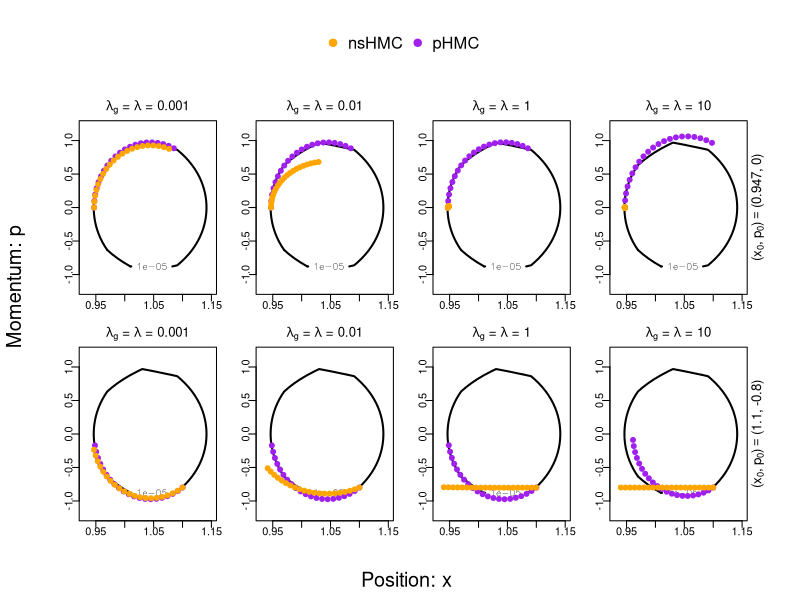
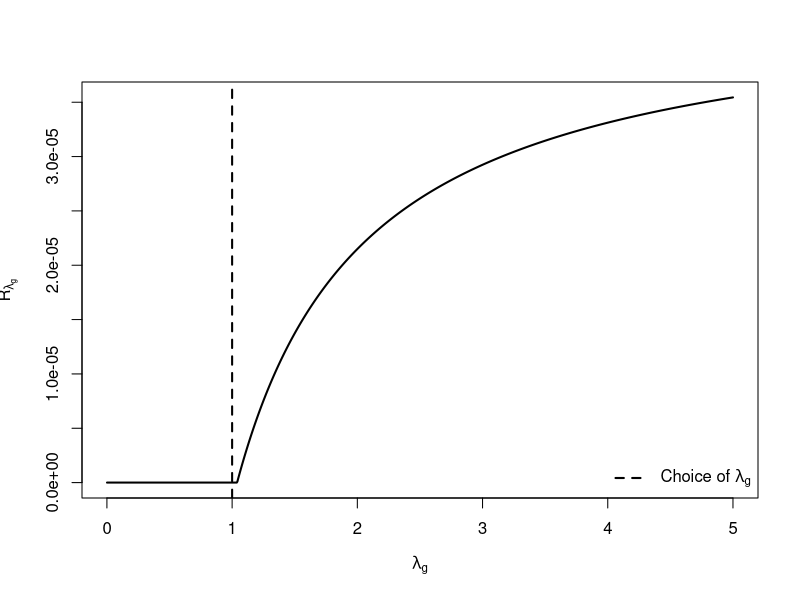

Write R code to recreate these figures, in order.
########################################
# One-dimensional example
########################################
set.seed(1)
n <- 1e2
y <- rnorm(n, mean = 1, sd = .5)
################################

# U(x) = sum(y - x)^2/(2) + |x|
log_target <- function(x)  -sum((y - x)^2)/2 - abs(x)

grad_log_pi_dur <- function(x, lambda)
{
  prox <- sign(x)*pmax(abs(x) - lambda, 0)
  sum(y - x) - (x - prox)/lambda
}

grad_log_pi_px <- function(x, lambda)
{
  foo <- lambda/(1 + n*lambda)
  z <-  (x + lambda*sum(y))/(1 + n*lambda)
  prox <- sign(z)* pmax(abs(z) - foo, 0)
  -(x - prox)/lambda
}
##################################
# Testing

logpi_lam_dur <- function(x, lambda)
{
  prox <- sign(x)*pmax(abs(x) - lambda, 0)
  my <- abs(prox) + (x - prox)^2/(2*lambda)
  
  logpi_lam <- - my -sum((y - x)^2)/2
}

logpi_lam_px <- function(x, lambda)
{
  foo <- lambda/(1 + n*lambda)
  z <-  (x + lambda*n*mean(y))/(1 + n*lambda)
  prox <- sign(z)* pmax(abs(z) - foo, 0)
  
  my <- abs(prox) + (x - prox)^2/(2*lambda) + sum((y - prox)^2)/2
  
  logpi_lam <- - my
}

integrate_f <- function(x){
  sapply(x, function(t) exp(log_target(t)))
}

integrate_dur <- function(x, lambda){
  sapply(x, function(t) exp(logpi_lam_dur(t, lambda = lambda)))
}

integrate_px <- function(x, lambda){
  sapply(x, function(t) exp(logpi_lam_px(t, lambda = lambda)))
}



##################################
# plotting target contour

log_kinetic <- function(p) -p^2/2
log_joint <- function(q, p)
{
  log_target(q) + log_kinetic(p)
}
p_vec <- seq(-3, 3, length = 1e2)
q_vec <- seq(-2, 4, length = 1e2)
z <- matrix(0, nrow = length(q_vec), ncol = length(p_vec))
for(i in 1:length(q_vec))
{
  for(j in 1:length(p_vec))
  {
    z[i,j] <- exp(log_joint(q_vec[i], p_vec[j]))
  }
}

phmc_path <- function(q, p, lambda, eps, L)
{
  store <- matrix(0, nrow = L + 1, ncol = 2)
  q_current <- q
  p_current <- p
  
  store[1, ] <- c(q,p)
  for (j in 2:(L+1))
  {
    # half step
    U_samp <- -grad_log_pi_dur(q_current, lambda)
    p_current <- p_current - eps*U_samp /2  
    q_current <- q_current + eps*p_current   # full step for position
    U_samp <- -grad_log_pi_dur(q_current, lambda)
    
    p_current <- p_current - eps*U_samp/2 # another half step
    
    store[j, ] <- c(q_current, p_current)
    # samp <- q_current
    # p_prop <- p_current
  }
  return(store)
}

ns_path <- function(q, p, lambda, eps, L)
{
  store <- matrix(0, nrow = L + 1, ncol = 2)
  q_current <- q
  p_current <- p
  
  store[1, ] <- c(q,p)
  for (j in 2:(L+1))
  {
    # half step
    U_samp <- -grad_log_pi_px(q_current, lambda)
    p_current <- p_current - eps*U_samp /2  
    q_current <- q_current + eps*p_current   # full step for position
    U_samp <- -grad_log_pi_px(q_current, lambda)
    
    p_current <- p_current - eps*U_samp/2 # another half step
    
    store[j, ] <- c(q_current, p_current)
    # samp <- q_current
    # p_prop <- p_current
  }
  return(store)
}

draw_contour <- function(q, p, lambda, eps = .02, L = 10)
{
  path_dur <- phmc_path(q, p, lambda = lambda, eps = eps, L = L)
  path_px <- ns_path(q, p, lambda = lambda, eps = eps, L = L)
  main_expr <- bquote(paste(lambda[g], " = ", lambda, " = ",
                            .(format(lambda, digits = 3))))
  contour(q_vec, p_vec, z, nlevels = 2, 
          xlim = c(.93, 1.15), ylim = c(-1.2, 1.2),
          main = main_expr, lwd = 2)
  points(path_dur, col = "purple", pch = 19)
  points(path_px, col = "orange", pch = 19)
}


pdf("toy_contours.pdf", height = 5, width = 8)

# Layout: 8 plots + 1 row for top legend
layout(matrix(c(rep(9, 4), 1:8), nrow = 3, byrow = TRUE),
       heights = c(0.3, 1, 1))  # first row for legend

# Tighter margins and minimal label-to-axis spacing
par(mar = c(2, 2, 2, 1), oma = c(4, 4, 2, 3), mgp = c(1.2, 0.3, 0))

q <- .947
p <- 0
exp(log_joint(q, p))
draw_contour(q, p, lambda = .001, eps = .01, L = 20)
draw_contour(q, p, lambda = .01, eps = .01, L = 20)
draw_contour(q, p, lambda = 1, eps = .01, L = 20)
draw_contour(q, p, lambda = 10, eps = .01, L = 20)
mtext(bquote("(" * x[0] * "," ~ p[0] * ")" == "(" * .(q) * "," ~ .(p) * ")"),
      side = 4, line = 0.5, outer = FALSE, cex = 0.8)

q <- 1.1
p <- -.8
exp(log_joint(q, p))

draw_contour(q, p, lambda = .001, eps = .01, L = 20)
draw_contour(q, p, lambda = .01, eps = .01, L = 20)
draw_contour(q, p, lambda = 1, eps = .01, L = 20)
draw_contour(q, p, lambda = 10, eps = .01, L = 20)
mtext(bquote("(" * x[0] * "," ~ p[0] * ")" == "(" * .(q) * "," ~ .(p) * ")"),
      side = 4, line = 0.5, outer = FALSE, cex = 0.8)

par(mar = c(0, 0, 0, 0))
plot.new()
legend("top", legend = c("nsHMC", "pHMC"),
       col = c("orange", "purple"), pch = 19, 
       horiz = TRUE, bty = "n", 
       inset = c(0, -0.05),
       cex = 1.5)

# Add shared axis labels using outer margin text
mtext("Position: x", side = 1, line = 2.2, outer = TRUE, cex = 1.2)
mtext("Momentum: p", side = 2, line = 2.2, outer = TRUE, cex = 1.2)

dev.off()



############################
# Choosing lambda
q <- 1.04  # MAP
p <- -.5
lambda.seq <- seq(1e-3, 5, length = 1e3)

phmc_ham <- numeric(length = length(lambda.seq))
ns_ham <- numeric(length = length(lambda.seq))

ham <- function(q, p) - log_target(q) + p^2/2

for(i in 1:length(lambda.seq))
{
  phmc_state <- phmc_path(q, p, lambda.seq[i], .001, 1)[2, ]
  ns_state <- ns_path(q, p, lambda.seq[i], .001, 1)[2, ]

  phmc_ham[i] <- abs(ham(q,p) - ham(phmc_state[1], phmc_state[2]))/abs(ham(q,p) )
  ns_ham[i] <- abs(ham(q,p) - ham(ns_state[1], ns_state[2]))/abs(ham(q,p) )
}

pdf("lambda_toy.pdf", height = 3.5, width = 4.2)
plot(lambda.seq, phmc_ham, type = 'l', lwd = 2, 
  ylim = range(c(phmc_ham, 0)), xlab = expression(lambda[g]), ylab = expression(R[lambda[g]]))
abline(v = 1, lty = 2, lwd = 2)
legend("bottomright", legend = expression("Choice of " * lambda[g]),
       col = "black", lty = 2, lwd = 2, bty = "n")
dev.off()


# No need to run the chains
# ###########################
# # HMC with Durmus split
# durhmc <- function(lambda, iter, eps_hmc, L, start)
# {
#   samp.hmc <- numeric(length = iter)
#   
#   # starting value computations
#   samp <- start
#   samp.hmc[1] <- samp
#   
#   # For HMC
#   mom_mat <- rnorm(iter)
#   accept <- 0
#   
#   for (i in 2:iter) 
#   {
#     p_prop <- mom_mat[i]
#     U_samp <- -grad_log_pi_dur(samp, lambda)
#     p_current <- p_prop - eps_hmc*U_samp /2  # half step for momentum
#     q_current <- samp
#     for (j in 1:L)
#     {
#       samp <- samp + eps_hmc*p_current   # full step for position
#       U_samp <- -grad_log_pi_dur(samp, lambda)
#       if(j!=L) p_current <- p_current - eps_hmc*U_samp  # full step for momentum
#     }
#     p_current <- p_current - eps_hmc*U_samp/2
#     p_current <- - p_current  # negation to make proposal symmetric
#     
#     U_curr <- -log_target(q_current)
#     U_prop <- -log_target(samp)
#     K_curr <-  sum((p_prop^2)/2)
#     K_prop <-  sum((p_current^2)/2)
#     
#     log_acc_prob = U_curr - U_prop + K_curr - K_prop
#     
#     if(log(runif(1)) <= log_acc_prob )
#     {
#       samp.hmc[i] <- samp
#       accept <- accept + 1
#     }
#     else
#     {
#       samp.hmc[i] <- q_current
#       samp <- q_current
#     }
#     if(i %% (iter/10) == 0){
#       j <- accept/i
#       print(cat(i, j))}
#   } 
#   print(acc_rate <- accept/iter)
#   object <- list(samp.hmc, acc_rate)
#   return(object)
# }
# 
# 
# ###########################
# # HMC on whole proximal
# pxhmc <- function(lambda, iter, eps_hmc, L, start)
# {
#   samp.hmc <- numeric(length = iter)
#   
#   # starting value computations
#   samp <- start
#   samp.hmc[1] <- samp
#   
#   # For HMC
#   mom_mat <- rnorm(iter)
#   accept <- 0
#   
#   for (i in 2:iter) 
#   {
#     p_prop <- mom_mat[i]
#     U_samp <- -grad_log_pi_px(samp, lambda)
#     p_current <- p_prop - eps_hmc*U_samp /2  # half step for momentum
#     q_current <- samp
#     for (j in 1:L)
#     {
#       samp <- samp + eps_hmc*p_current   # full step for position
#       U_samp <- -grad_log_pi_px(samp, lambda)
#       if(j!=L) p_current <- p_current - eps_hmc*U_samp  # full step for momentum
#     }
#     p_current <- p_current - eps_hmc*U_samp/2
#     p_current <- - p_current  # negation to make proposal symmetric
#     
#     U_curr <- -log_target(q_current)
#     U_prop <- -log_target(samp)
#     K_curr <-  sum((p_prop^2)/2)
#     K_prop <-  sum((p_current^2)/2)
#     
#     log_acc_prob = U_curr - U_prop + K_curr - K_prop
#     
#     if(log(runif(1)) <= log_acc_prob )
#     {
#       samp.hmc[i] <- samp
#       accept <- accept + 1
#     }
#     else
#     {
#       samp.hmc[i] <- q_current
#       samp <- q_current
#     }
#     if(i %% (iter/10) == 0){
#       j <- accept/i
#       print(cat(i, j))}
#   } 
#   print(acc_rate <- accept/iter)
#   object <- list(samp.hmc, acc_rate)
#   return(object)
# }
# 
# 
# chain_dur <- durhmc(lambda = .01, iter = 1e4, eps_hmc = .1, L = 10, start = 2)
# chain_px <- pxhmc(lambda = .01, iter = 1e4, eps_hmc = .1, L = 10, start = 2)
# 
# plot(density(chain_dur[[1]]))
# plot(density(chain_px[[1]]))
# acf(chain_dur[[1]])
# acf(chain_px[[1]])
